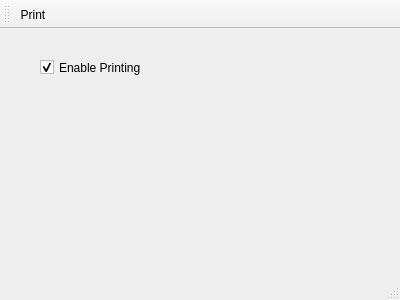
<?xml version="1.0" encoding="UTF-8"?>
<ui version="4.0">
 <class>MainWindow</class>
 <widget class="QMainWindow" name="MainWindow">
  <property name="geometry">
   <rect>
    <x>0</x>
    <y>0</y>
    <width>400</width>
    <height>300</height>
   </rect>
  </property>
  <property name="windowTitle">
   <string>MainWindow</string>
  </property>
  <widget class="QWidget" name="centralWidget">
   <widget class="QCheckBox" name="enablePrintCheckbox">
    <property name="geometry">
     <rect>
      <x>40</x>
      <y>30</y>
      <width>101</width>
      <height>17</height>
     </rect>
    </property>
    <property name="text">
     <string>Enable Printing</string>
    </property>
    <property name="checked">
     <bool>true</bool>
    </property>
   </widget>
  </widget>
  <widget class="QMenuBar" name="menuBar">
   <property name="geometry">
    <rect>
     <x>0</x>
     <y>0</y>
     <width>400</width>
     <height>21</height>
    </rect>
   </property>
  </widget>
  <widget class="QToolBar" name="mainToolBar">
   <attribute name="toolBarArea">
    <enum>TopToolBarArea</enum>
   </attribute>
   <attribute name="toolBarBreak">
    <bool>false</bool>
   </attribute>
   <addaction name="actionPrint"/>
  </widget>
  <widget class="QStatusBar" name="statusBar"/>
  <action name="actionPrint">
   <property name="text">
    <string>Print</string>
   </property>
   <property name="toolTip">
    <string>This doesn't really print anything</string>
   </property>
  </action>
 </widget>
 <layoutdefault spacing="6" margin="11"/>
 <resources/>
 <connections/>
</ui>
